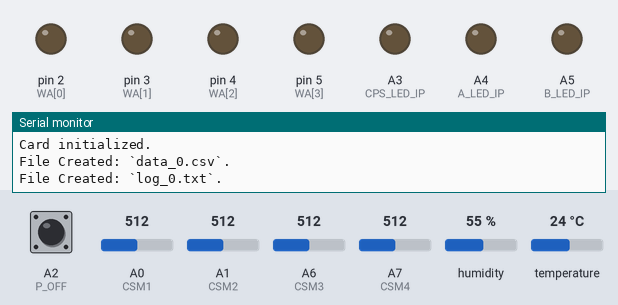
This sketch was run on a simulated Arduino Nano, built with avr-gcc and run on an emulated ATmega328P. Shown: output pins drawn as LEDs (lit = HIGH), the last lines printed to the serial monitor. Dashed ring = blinking. Inputs (shaded band) come from the test bench; at power-on: A0 (CSM1) = 512, A2 (P_OFF) HIGH, A1 (CSM2) = 512, A6 (CSM3) = 512, A7 (CSM4) = 512, humidity 55 %, temperature 24 °C. Storage starts empty.

Above: at 1.2 s.
1.3 s: A0 (CSM1) set to 481
5.6 s: A0 (CSM1) set to 463
At 6.32 s:
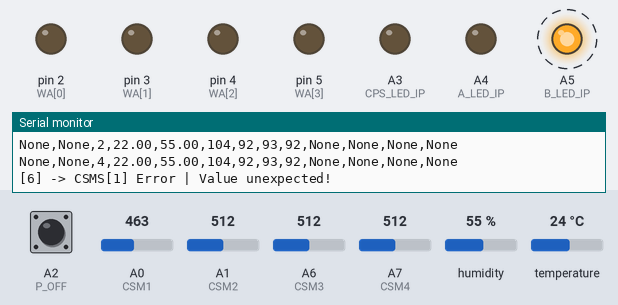
13.7 s: A2 (P_OFF) pulled LOW for 0.15 s
At 13.86 s:
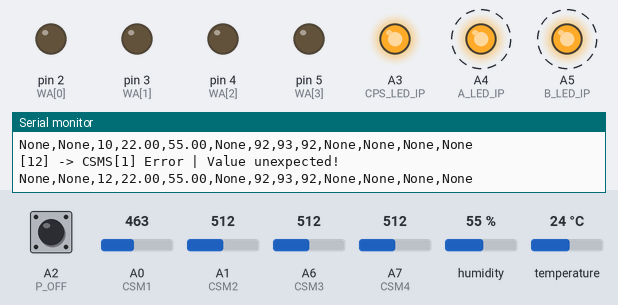
Timing chart, 0 to 24.2 s (numbered marks = the images above; inputs shaded):
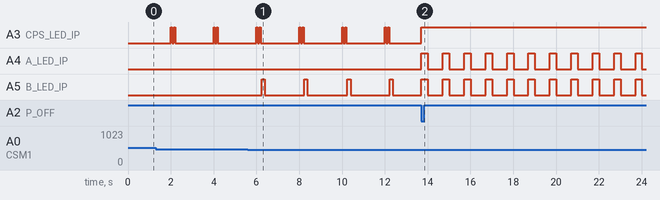

Measured:
- the behaviour switches between 475 and 474 on A0 (CSM1) (found by bisection; images 0 and 1)
- after the input at 5.6 s, A5 (B_LED_IP): alternates HIGH for 0.15 s and LOW for 1.8 s, starting after 0.65 s
- after the input at 13.7 s, A4 (A_LED_IP), A5 (B_LED_IP): alternates HIGH for 0.30 s and LOW for 0.70 s, starting at once

The sketch:

Wish-Wosh-Water-System-For-WBM.ino
```cpp
// Dependencies and libraries for the SD Card Module.
#include <SPI.h>
#include <SD.h>

// Dependencies and libraries for the Clock Module.
#include <Ds1302.h>

// Dependencies and libraries for the Temperature & Humidity Sensor.
#include <DHT.h>


// Switches.
const int   cycleBase         = 2;      // Cycles per Second
const bool  saveData          = true;
bool        skipAtmozerTest   = true;
const bool  CSMScallibration  = false;
const bool  setClock          = false;
const bool  debugMode         = false;


// Pinouts.
const int CPS_LED_IP  = A3;  // CPS Indicator
const int A_LED_IP    = A4;  // Red Indicator A
const int B_LED_IP    = A5;  // Red Indicator B
const int P_OFF       = A2;  // Power Off Button

// SD Card Module setup.
const int chipSelect  = 10;  // Digital Pin

// Clock Codule setup.
const int CLK_PIN     = 6;   // Digital Pin
const int DATA_PIN    = 7;   // Digital Pin
const int RST_PIN     = 8;   // Digital Pin
Ds1302 rtc(RST_PIN, CLK_PIN, DATA_PIN);

const static char* WeekDays[] = {
  "Monday",
  "Tuesday",
  "Wednesday",
  "Thursday",
  "Friday",
  "Saturday",
  "Sunday"
};

// Temperature & Humidity Sensor setup.
#define DHTPIN          9   // Digital Pin
#define DHTTYPE DHT11       // DHT Sensor Type
DHT dht(DHTPIN, DHTTYPE);   // Initialize class.

// Capacitive Soil Moisture Sensor setup.
const int CSM1 = A0;        // Analog Pin
const int DRY_VAL1 = 497;   // Callibrate Value
const int WET_VAL1 = 877;   // Callibrate Value

const int CSM2 = A1;        // Analog Pin
const int DRY_VAL2 = 483;   // Callibrate Value
const int WET_VAL2 = 853;   // Callibrate Value

const int CSM3 = A6;        // Analog Pin
const int DRY_VAL3 = 488;   // Callibrate Value
const int WET_VAL3 = 871;   // Callibrate Value

const int CSM4 = A7;        // Analog Pin
const int DRY_VAL4 = 481;   // Callibrate Value
const int WET_VAL4 = 869;   // Callibrate Value

// Water Atomizer setup.
// Digital pins & their state.
const int WA[4] = {2, 3, 4, 5};
bool WA_state[4] = {false, false, false, false};


// Variables for CPS calculation.
const int mult = 1000;
const int cps = cycleBase * mult;
unsigned long previousMillis = 0;

// Variables for file management.
String dataFileName;  // Data File Name
File dataFile;        // Data File
String logFileName;   // Log File Name
File logFile;         // Log File


void setup() {
  // Setup serial monitor.
  Serial.begin(9600);

  if (saveData) {
    Serial.println("Save Data: Enabled");
  } else {
    Serial.println("Save Data: Disabled");
  }

  // Set digital pins.
  pinMode(CPS_LED_IP, OUTPUT);
  pinMode(A_LED_IP, OUTPUT);
  pinMode(B_LED_IP, OUTPUT);
  pinMode(P_OFF, INPUT_PULLUP);
  pinMode(WA[0], OUTPUT);
  pinMode(WA[1], OUTPUT);
  pinMode(WA[2], OUTPUT);
  pinMode(WA[3], OUTPUT);

  // Initialize essential modules.
  sdcmInitialize();         // SD Card Module
  // clockModuleInitialize();  // Clock Moodule

  // Manage sensors and devices.
  dht.begin();              // Temperature & Humidity Sensor
  if (!skipAtmozerTest) {   // Test Water Atomizers
    skipAtmozerTest = true;
    testWA();
  }
}


void loop() {
  // Calculate and check Cycles per Second.
  unsigned long currentMillis = millis();
  if (currentMillis - previousMillis >= cps) {
    previousMillis = currentMillis;
    cycle();
  }

  // Check power off trigger.
  if (digitalRead(P_OFF) == LOW) {
    powerOffLoop();
  }
}


void cycle() {
  // Tasks that needs to be done every cycle.
  cycleIndicator();

  // Check sd card initialization.
  checkSDCM();

  // Pull current date & time.
  // String dt = getCurrentDT();
  String dt = "None,None,";

  // Calculate time elapsed.
  String te = String(millis()/1000)+",";
  // String te = String((unsigned long)millis()/1000)+",";

  // Pull research data.
  String th = pullTHData();           // Temperature & Humidity
  String sm = pullCSMData();          // Soil Moisture
  String sc = "None,None,None,None";  // Spray Count

  // Store data.
  if (saveData) {
  storeData(dt, te, th, sm, sc);
  }
}


void sdcmInitialize() {
  // Initialize the SD card module.
  if (SD.begin(chipSelect)) {
    Serial.println("Card initialized.");
  } else {
    Serial.println("Card failed.");
    sdcmError();
  }

  // Write the data file.
  if (saveData) {
    createCSVfile();
  }
}


void sdcmError() {
  // SD card module fail indicator.
  return;  // TODO: Remove after testing.
  if (!saveData) return;
  Serial.println("SDCMError | File or disk failure.");

  // Close files.
  dataFile.close();
  logFile.close();

  while (true) {
    digitalWrite(A_LED_IP, HIGH);
    delay(400);
    digitalWrite(A_LED_IP, LOW);
    delay(100);

    digitalWrite(B_LED_IP, HIGH);
    delay(400);
    digitalWrite(B_LED_IP, LOW);
    delay(100);
  }
}


void createCSVfile() {
  // Write the CSV file with its included headers into the SD card.
  int fileIndex = 0;
  String fileExtension = ".csv";

  // Construct a unique filename.
  while (SD.exists("data_" + String(fileIndex) + fileExtension)) {
    fileIndex++;
  }

  // Create and check csv file.
  dataFileName = "data_" + String(fileIndex) + fileExtension;
  dataFile = SD.open(dataFileName, FILE_WRITE);

  if (dataFile) {
    // Write csv headers into the file.
    dataFile.println(
    "Date,"
    "Time,"
    "TimeElapsed,"
    "Temperature,"
    "Humidity,"
    "SoilMoisture_1,"
    "SoilMoisture_2,"
    "SoilMoisture_3,"
    "SoilMoisture_4,"
    "SprayCounter_1,"
    "SprayCounter_2,"
    "SprayCounter_3,"
    "SprayCounter_4"
    );

    Serial.println("File Created: `" + dataFileName + "`.");
  } else {
    Serial.println("Error Creating: `" + dataFileName + "`.");
    createFileError();
  }

  // Create and check log file.
  logFileName = "log_" + String(fileIndex) + ".txt";
  logFile = SD.open(logFileName, FILE_WRITE);

  if (logFile) {
    Serial.println("File Created: `" + logFileName + "`.");
  } else {
    Serial.println("Error Creating: `" + logFileName + "`.");
    createFileError();
  }
}


void createFileError() {
  return;  // TODO: Remove after testing.
  // File creation fail indicator.

  // Close files.
  dataFile.close();
  logFile.close();

  while (true) {
    digitalWrite(A_LED_IP, HIGH);
    delay(175);
    digitalWrite(A_LED_IP, LOW);
    delay(50);
    digitalWrite(A_LED_IP, HIGH);
    delay(175);
    digitalWrite(A_LED_IP, LOW);
    delay(100);

    digitalWrite(B_LED_IP, HIGH);
    delay(400);
    digitalWrite(B_LED_IP, LOW);
    delay(100);
  }
}


void clockModuleInitialize() {
  // Initialize clock module.
  rtc.init();
  Serial.println("Clock Module Initialized..");

  // Check for clock module power loss.
  if (rtc.isHalted()) {
    setClockModuleTime();
  }
}


void setClockModuleTime() {
  // Check for clock module power loss.
  printLog(
    "Clock module power loss detected!\n"
    "Requesting time.."
  );

  // Send a request to the PC
  Serial.println("REQ_TIME");

  // Wait for the response from the PC
  while (!Serial.available()) {
    clockModuleRequest();
  }

  // Read time from Serial
  String receivedTime = Serial.readString();
  printLog("Received time: "+receivedTime);

  // Parse received time and set the clock module's time.
  Ds1302::DateTime dnt;
  sscanf(
    receivedTime.c_str(),
      "%hhu/%hhu/%hu %hhu:%hhu:%hhu",
      &dnt.month,
      &dnt.day,
      &dnt.year,
      &dnt.hour,
      &dnt.minute,
      &dnt.second
    );

  if (debugMode) {
    printLog("Clock Module Debugging..");
    printLog("Parsed DnT Values: ");
    printLog("Month: "+String(dnt.month));
    printLog("Day: "+String(dnt.day));
    printLog("Year: "+String(dnt.year));
    printLog("Hour: "+String(dnt.hour));
    printLog("Minute: "+String(dnt.minute));
    printLog("Second: "+String(dnt.second));

    uint8_t month, day, year, hour, minute, second;

    sscanf(
      receivedTime.c_str(),
      // "%d/%d/%d %d:%d:%d",
      "%hhu/%hhu/%hu %hhu:%hhu:%hhu",
      &month,
      &day,
      &year,
      &hour,
      &minute,
      &second
    );

    printLog("Parsed Raw Values: ");
    printLog("Month: "+String(month));
    printLog("Day: "+String(day));
    printLog("Year: "+String(year));
    printLog("Hour: "+String(hour));
    printLog("Minute: "+String(minute));
    printLog("Second: "+String(second));
  }

  rtc.setDateTime(&dnt);

  // Indicate successful request & process.
  clockModuleSet();
}


void clockModuleRequest () {
  // Inidicate Clock Module requesting time.
  digitalWrite(A_LED_IP, HIGH);
  delay(200);
  digitalWrite(A_LED_IP, LOW);
  delay(50);
  digitalWrite(A_LED_IP, HIGH);
  delay(200);
  digitalWrite(A_LED_IP, LOW);
  delay(50);

  digitalWrite(B_LED_IP, HIGH);
  delay(200);
  digitalWrite(B_LED_IP, LOW);
  delay(50);
  digitalWrite(B_LED_IP, HIGH);
  delay(200);
  digitalWrite(B_LED_IP, LOW);
  delay(50);
}


void clockModuleSet() {
  // Indicate Clock Module successful request & process.
  for (int i=0; i<3; i++) {
    digitalWrite(CPS_LED_IP, HIGH);
    delay(300);
    digitalWrite(CPS_LED_IP, LOW);
    digitalWrite(A_LED_IP, HIGH);
    delay(300);
    digitalWrite(A_LED_IP, LOW);
    digitalWrite(B_LED_IP, HIGH);
    delay(300);
    digitalWrite(B_LED_IP, LOW);
  }
}


String getCurrentDT() {
  // Return the current date and time string.
  Ds1302::DateTime now;
  rtc.getDateTime(&now);
  String dnt = "";

  static uint8_t last_second = 0;
  if (last_second != now.second) {
    last_second = now.second;

    // Date & Time Format -> MM/DD/YYYY HH/MM/SS
    if (now.month < 10) dnt += "0";
    dnt += now.month;                // 01-12
    dnt += "/";
    if (now.day < 10) dnt += "0";
    dnt += now.day;                  // 01-31
    dnt += "/";
    dnt += "20";
    dnt += now.year;                 // 00-99

    dnt += ",";
    if (now.hour < 10) dnt += "0";
    dnt += now.hour;                 // 00-23
    dnt += ":";
    if (now.minute < 10) dnt += "0";
    dnt += now.minute;               // 00-59
    dnt += ":";
    if (now.second < 10) dnt += "0";
    dnt += now.second;               // 00-59
    dnt += ",";

    return dnt;
  } else {
    return "01/01/2000,00:00:00,";
  }
}


void cycleIndicator() {
  // Toggles the CPS LED Indicator.
  digitalWrite(CPS_LED_IP, HIGH);
  delay(60);
  digitalWrite(CPS_LED_IP, LOW);
  delay(80);
  digitalWrite(CPS_LED_IP, HIGH);
  delay(60);
  digitalWrite(CPS_LED_IP, LOW);
}


void powerOffLoop() {
  // Run an infinite loop for safe powering off.
  digitalWrite(CPS_LED_IP, HIGH);

  // Close files.
  dataFile.close();
  logFile.close();

  while (true) {
    digitalWrite(A_LED_IP, HIGH);
    digitalWrite(B_LED_IP, HIGH);
    delay(300);
    digitalWrite(A_LED_IP, LOW);
    digitalWrite(B_LED_IP, LOW);
    delay(700);
  }
}


void checkSDCM() {
  // Check SD card module.
  if (!SD.begin(chipSelect)) {
    sdcmError();
  }
}


String pullTHData() {
  // Return data from the temperature and humidity sensor.
  float humidity = dht.readHumidity();
  float temperature = dht.readTemperature() - 2;
  // Temperature callibrated according to weather report
  // and another temperature measuring instrument.

  // Check data validity.
  if (isnan(humidity) || isnan(temperature)) {
    invalidTHData();
    return String("None,None,");
  }

  // Convert data to strings with 2 decimal places.
  String thd = "";
  thd += String(temperature, 2) + ",";
  thd += String(humidity, 2) + ",";

  return thd;
}


void invalidTHData() {
  // Indicates temperature & humidity sensor or data error.
  printLog("TH Sensor Error | Data invalid.");
  digitalWrite(A_LED_IP, HIGH);
  delay(200);
  digitalWrite(A_LED_IP, LOW);
}


String pullCSMData() {
  // Read the analog value from the soil moisture sensor.
  int csm1_raw = analogRead(CSM1);
  int csm2_raw = analogRead(CSM2);
  int csm3_raw = analogRead(CSM3);
  int csm4_raw = analogRead(CSM4);

  // Map the analog value to a percentage. (0-100%)
  int csm1_value = map(csm1_raw, WET_VAL1, DRY_VAL1, 0, 100);
  int csm2_value = map(csm2_raw, WET_VAL2, DRY_VAL2, 0, 100);
  int csm3_value = map(csm3_raw, WET_VAL3, DRY_VAL3, 0, 100);
  int csm4_value = map(csm4_raw, WET_VAL4, DRY_VAL4, 0, 100);

  // List all values.
  int values[] = {
    csm1_value,
    csm2_value,
    csm3_value,
    csm4_value
  };

  String data = "";
  bool invalid = false;
  String err_msg = "";
  // Check data validity (0%-100%) and store them as strings.
  for (int i=0; i < 4; ++i) {
    int mapped_data = values[i];
    if (mapped_data < -5 || mapped_data > 105) {  // 5% Tolerance
      // Renew string data & indicate error.
      data += "None,";
      invalid = true;
      err_msg += String(i+1);
    } else {
      // Concatinate data.
      data += String(mapped_data)+",";
    }
  }

  // Handle error.
  if (invalid) {
    invalidCSMData(err_msg);
  }

  // Calibrate CSM sensor.
  if (CSMScallibration) {
    String raw_data = "";
    raw_data += String(csm1_raw) + ",";
    raw_data += String(csm2_raw) + ",";
    raw_data += String(csm3_raw) + ",";
    raw_data += String(csm4_raw) + ",";
    return raw_data;
  }

  return data;
}


void invalidCSMData(String n) {
  // Indicator light for invalid CSMS data.
  printLog("CSMS["+n+"] Error | Value unexpected!");
  digitalWrite(B_LED_IP, HIGH);
  delay(150);
  digitalWrite(B_LED_IP, LOW);
  delay(50);
}


void testWA () {
  Serial.println("Testing Water Atomizers.");
  int pattern[3] = {3000, 1000, 1000};

  for (int i = 0; i < 4; i++) {
    Serial.println("Testing.. Water Atomizer [" + String(i + 1) + "]");

    for (int n = 0; n < 3; n++) {
      toggleWA(WA[i]);
      unsigned long startMillis = millis();
      while (millis() - startMillis < pattern[n]) {}
      toggleWA(WA[i]);

      startMillis = millis();
      while (millis() - startMillis < 500) {}
    }
  }
}


void toggleWA(int input) {
  // Check and toggle atomizer.
  int count = input - 1;

  // Press switch once.
  if (!WA_state[count]) {
    toggleAtomizer(count);
    WA_state[count] = true;
  } else {

    // Press switch thrice.
    for (int i = 0; i < 3; i++) {
      toggleAtomizer(count);
      unsigned long startMillis = millis();
      while (millis() - startMillis < 50) {}
    }
    WA_state[count] = false;
  }
}


void toggleAtomizer(int index) {
  digitalWrite(WA[index], HIGH);
  unsigned long startMillis = millis();
  while (millis() - startMillis < 100) {}
  digitalWrite(WA[index], LOW);
}


void storeData(
  String dt,
  String te,
  String th,
  String sm,
  String sc
  ) {
  // Check data & write it into the file.
  Serial.print(dt);
  Serial.print(te);
  Serial.print(th);
  Serial.print(sm);
  Serial.println(sc);

  if (dataFile) {
    dataFile.print(dt);
    dataFile.print(te);
    dataFile.print(th);
    dataFile.print(sm);
    dataFile.println(sc);
  } else {
    sdcmError();
  }

  // Flush data file.
  dataFile.flush();
}


void printLog(String text_input) {
  // Insert calculated time elapsed.
  String prefix = "[" + String(millis()/1000) + "] -> ";

  // Check data & write it into the file.
  if (logFile) {
    Serial.print(prefix);
    Serial.println(text_input);
    logFile.print(prefix);
    logFile.println(text_input);
  } else {
    sdcmError();
  }

  // Flush data.
  logFile.flush();
}
```
